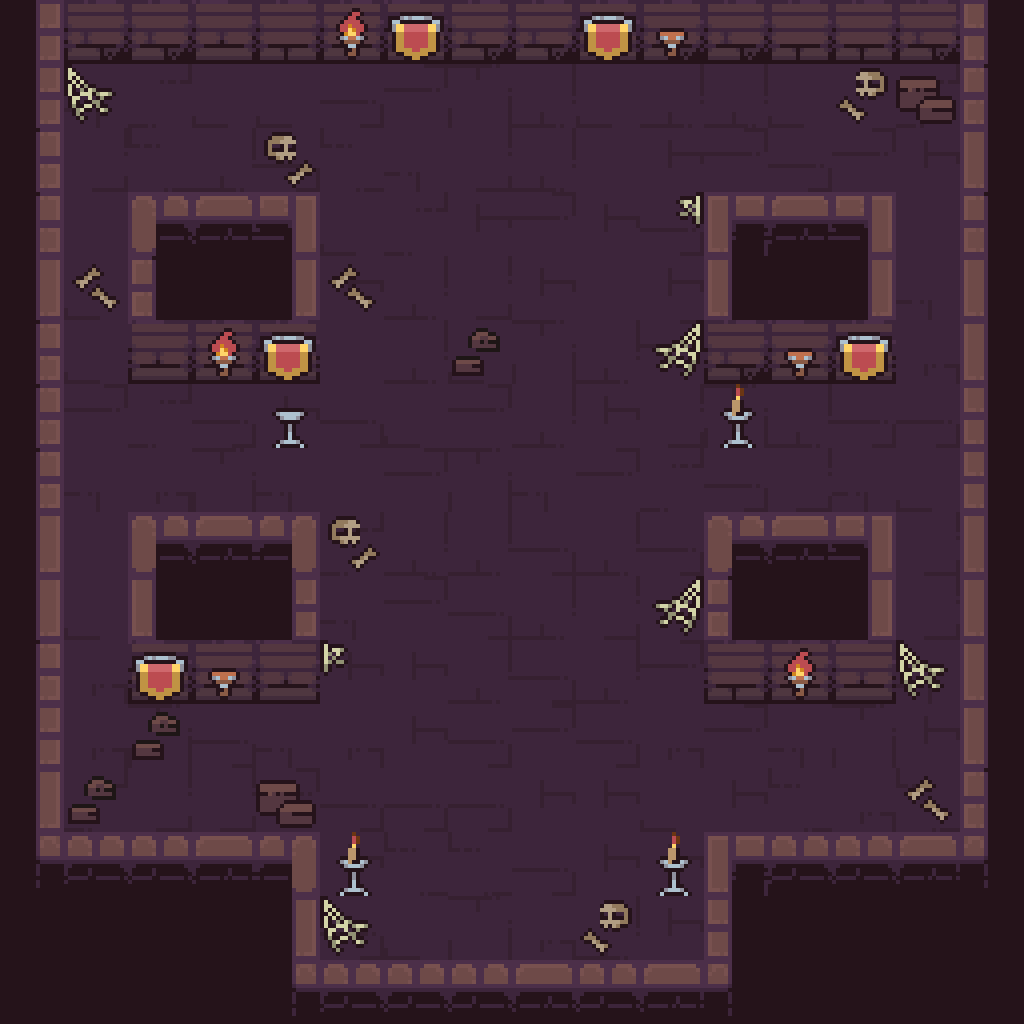

A level layout from a 2D game, rendered from its tile map. Below: a short description, then the map file with its tile-grid data intact:
An orthogonal 16x16 tile map with 64x64 px tiles, 4 tile layers (Void, Floor, Walls, Decorations).

<map version="1.10" tiledversion="1.10.2" orientation="orthogonal" renderorder="right-down" width="16" height="16" tilewidth="64" tileheight="64" infinite="0" nextlayerid="9" nextobjectid="1">
 <tileset firstgid="1" source="Tiles.tsx" />
 <layer id="1" name="Void" width="16" height="16">
  <data encoding="csv">
79,79,79,79,79,79,79,79,79,79,79,79,79,79,79,79,
79,79,79,79,79,79,79,79,79,79,79,79,79,79,79,79,
79,79,79,79,79,79,79,79,79,79,79,79,79,79,79,79,
79,79,79,79,79,79,79,79,79,79,79,79,79,79,79,79,
79,79,79,79,79,79,79,79,79,79,79,79,79,79,79,79,
79,79,79,79,79,79,79,79,79,79,79,79,79,79,79,79,
79,79,79,79,79,79,79,79,79,79,79,79,79,79,79,79,
79,79,79,79,79,79,79,79,79,79,79,79,79,79,79,79,
79,79,79,79,79,79,79,79,79,79,79,79,79,79,79,79,
79,79,79,79,79,79,79,79,79,79,79,79,79,79,79,79,
79,79,79,79,79,79,79,79,79,79,79,79,79,79,79,79,
79,79,79,79,79,79,79,79,79,79,79,79,79,79,79,79,
79,79,79,79,79,79,79,79,79,79,79,79,79,79,79,79,
79,79,79,79,79,79,79,79,79,79,79,79,79,79,79,79,
79,79,79,79,79,79,79,79,79,79,79,79,79,79,79,79,
79,79,79,79,79,79,79,79,79,79,79,79,79,79,79,79
</data>
 </layer>
 <layer id="2" name="Floor" width="16" height="16">
  <data encoding="csv">
0,0,0,0,0,0,0,0,0,0,0,0,0,0,0,0,
0,30,7,20,20,9,28,29,8,20,8,8,20,19,7,0,
0,17,10,8,9,10,30,17,8,19,18,28,9,28,18,0,
0,19,0,0,0,20,7,18,28,18,9,0,0,0,19,0,
0,20,0,0,0,18,8,17,18,19,18,0,0,0,30,0,
0,20,0,0,0,19,8,20,29,8,28,0,0,0,27,0,
0,28,7,9,18,9,20,28,8,18,17,29,8,9,9,0,
0,30,27,29,30,19,28,29,30,28,7,9,17,30,20,0,
0,19,0,0,0,7,8,8,9,8,9,0,0,0,17,0,
0,20,0,0,0,30,28,9,8,17,19,0,0,0,17,0,
0,27,0,0,0,18,18,8,9,8,28,0,0,0,30,0,
0,27,29,9,30,27,18,9,28,9,27,28,30,29,18,0,
0,7,17,17,28,9,9,9,18,18,20,18,10,27,10,0,
0,0,0,0,0,18,10,10,9,18,18,0,0,0,0,0,
0,0,0,0,0,9,20,29,27,8,18,0,0,0,0,0,
0,0,0,0,0,0,0,0,0,0,0,0,0,0,0,0
</data>
 </layer>
 <layer id="4" name="Walls" width="16" height="16">
  <data encoding="csv">
21,4,4,3,5,5,3,4,4,5,4,4,5,5,4,26,
21,0,0,0,0,0,0,0,0,0,0,0,0,0,0,6,
1,0,0,0,0,0,0,0,0,0,0,0,0,0,0,36,
1,0,55,42,54,0,0,0,0,0,0,51,42,54,0,6,
11,0,6,0,31,0,0,0,0,0,0,16,0,11,0,16,
1,0,3,5,5,0,0,0,0,0,0,4,3,5,0,36,
1,0,0,0,0,0,0,0,0,0,0,0,0,0,0,26,
1,0,0,0,0,0,0,0,0,0,0,0,0,0,0,26,
11,0,55,45,56,0,0,0,0,0,0,55,42,54,0,16,
31,0,16,0,21,0,0,0,0,0,0,6,0,11,0,36,
1,0,3,5,3,0,0,0,0,0,0,5,5,3,0,36,
21,0,0,0,0,0,0,0,0,0,0,0,0,0,0,36,
11,0,0,0,0,0,0,0,0,0,0,0,0,0,0,6,
41,44,43,45,56,0,0,0,0,0,0,51,44,44,45,46,
0,0,0,0,31,0,0,0,0,0,0,26,0,0,0,0,
0,0,0,0,41,44,43,44,45,44,45,46,0,0,0,0
</data>
 </layer>
 <layer id="5" name="Decorations" width="16" height="16">
  <data encoding="csv">
0,0,0,0,0,91,75,0,0,75,93,0,0,0,0,0,
0,65,0,0,0,0,0,0,0,0,0,0,0,78,50,0,
0,0,0,0,2147483726,0,0,0,0,0,0,0,0,0,0,0,
0,0,0,0,0,0,0,0,0,0,66,0,0,0,0,0,
0,69,0,0,0,69,0,0,0,0,0,0,0,0,0,0,
0,0,0,91,75,0,0,60,0,0,2147483713,0,93,75,0,0,
0,0,0,0,95,0,0,0,0,0,0,94,0,0,0,0,
0,0,0,0,0,0,0,0,0,0,0,0,0,0,0,0,
0,0,0,0,0,2147483726,0,0,0,0,0,0,0,0,0,0,
0,0,0,0,0,0,0,0,0,0,2147483713,0,0,0,0,0,
0,0,75,93,0,2147483714,0,0,0,0,0,0,91,0,65,0,
0,0,60,0,0,0,0,0,0,0,0,0,0,0,0,0,
0,60,0,0,50,0,0,0,0,0,0,0,0,0,69,0,
0,0,0,0,0,94,0,0,0,0,94,0,0,0,0,0,
0,0,0,0,0,65,0,0,0,78,0,0,0,0,0,0,
0,0,0,0,0,0,0,0,0,0,0,0,0,0,0,0
</data>
 </layer>
</map>
